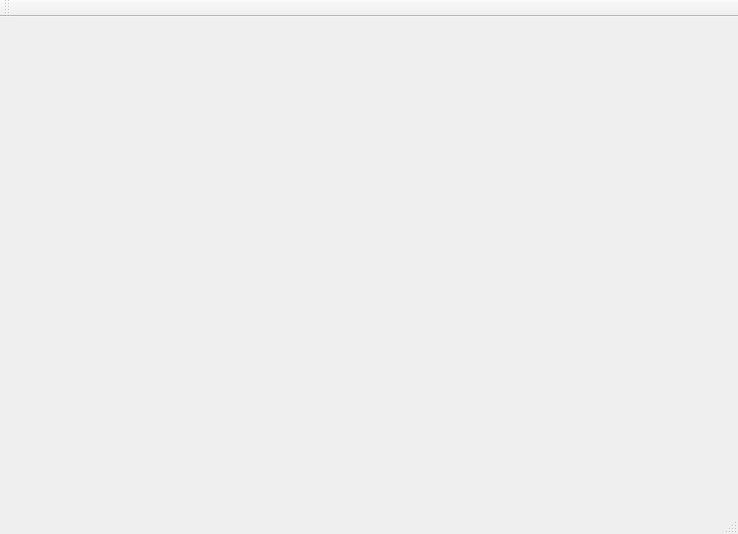
<?xml version="1.0" encoding="UTF-8"?>
<ui version="4.0">
 <class>MainWindow</class>
 <widget class="QMainWindow" name="MainWindow">
  <property name="geometry">
   <rect>
    <x>0</x>
    <y>0</y>
    <width>738</width>
    <height>534</height>
   </rect>
  </property>
  <property name="maximumSize">
   <size>
    <width>738</width>
    <height>534</height>
   </size>
  </property>
  <property name="windowTitle">
   <string>AdventureTimeProgram</string>
  </property>
  <widget class="QWidget" name="centralWidget">
   <property name="cursor">
    <cursorShape>ArrowCursor</cursorShape>
   </property>
  </widget>
  <widget class="QToolBar" name="toolBar">
   <property name="windowTitle">
    <string>toolBar</string>
   </property>
   <attribute name="toolBarArea">
    <enum>TopToolBarArea</enum>
   </attribute>
   <attribute name="toolBarBreak">
    <bool>false</bool>
   </attribute>
  </widget>
  <widget class="QMenuBar" name="menuBar">
   <property name="geometry">
    <rect>
     <x>0</x>
     <y>0</y>
     <width>738</width>
     <height>25</height>
    </rect>
   </property>
  </widget>
  <widget class="QStatusBar" name="statusBar"/>
 </widget>
 <layoutdefault spacing="6" margin="11"/>
 <resources/>
 <connections/>
</ui>
